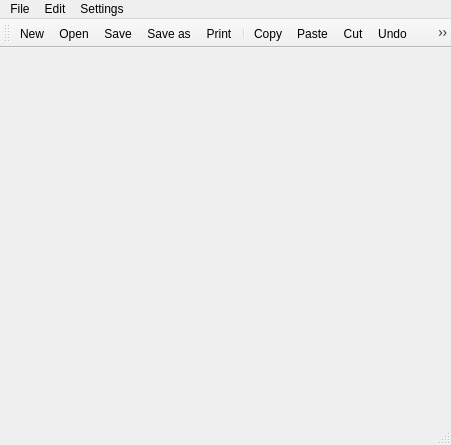
<?xml version="1.0" encoding="UTF-8"?>
<ui version="4.0">
 <class>MainWindow</class>
 <widget class="QMainWindow" name="MainWindow">
  <property name="geometry">
   <rect>
    <x>0</x>
    <y>0</y>
    <width>451</width>
    <height>445</height>
   </rect>
  </property>
  <property name="windowTitle">
   <string>MainWindow</string>
  </property>
  <property name="autoFillBackground">
   <bool>false</bool>
  </property>
  <widget class="QWidget" name="centralWidget">
   <widget class="QTabWidget" name="tabWidget">
    <property name="geometry">
     <rect>
      <x>0</x>
      <y>0</y>
      <width>451</width>
      <height>361</height>
     </rect>
    </property>
    <property name="autoFillBackground">
     <bool>true</bool>
    </property>
    <property name="documentMode">
     <bool>true</bool>
    </property>
    <property name="tabsClosable">
     <bool>true</bool>
    </property>
    <property name="movable">
     <bool>true</bool>
    </property>
    <property name="tabBarAutoHide">
     <bool>true</bool>
    </property>
   </widget>
  </widget>
  <widget class="QMenuBar" name="menuBar">
   <property name="geometry">
    <rect>
     <x>0</x>
     <y>0</y>
     <width>451</width>
     <height>21</height>
    </rect>
   </property>
   <widget class="QMenu" name="menuFile">
    <property name="title">
     <string>File</string>
    </property>
    <addaction name="actionNew"/>
    <addaction name="actionOpen"/>
    <addaction name="actionSave"/>
    <addaction name="actionSave_as"/>
    <addaction name="actionPrint"/>
    <addaction name="separator"/>
    <addaction name="actionExit_2"/>
   </widget>
   <widget class="QMenu" name="menuEdit">
    <property name="title">
     <string>Edit</string>
    </property>
    <addaction name="actionCopy"/>
    <addaction name="actionPaste"/>
    <addaction name="actionCut"/>
    <addaction name="actionUndo"/>
    <addaction name="actionRedo"/>
    <addaction name="separator"/>
    <addaction name="actionFont"/>
   </widget>
   <widget class="QMenu" name="menuSettings">
    <property name="title">
     <string>Settings</string>
    </property>
   </widget>
   <addaction name="menuFile"/>
   <addaction name="menuEdit"/>
   <addaction name="menuSettings"/>
  </widget>
  <widget class="QToolBar" name="mainToolBar">
   <attribute name="toolBarArea">
    <enum>TopToolBarArea</enum>
   </attribute>
   <attribute name="toolBarBreak">
    <bool>false</bool>
   </attribute>
   <addaction name="actionNew"/>
   <addaction name="actionOpen"/>
   <addaction name="actionSave"/>
   <addaction name="actionSave_as"/>
   <addaction name="actionPrint"/>
   <addaction name="separator"/>
   <addaction name="actionCopy"/>
   <addaction name="actionPaste"/>
   <addaction name="actionCut"/>
   <addaction name="actionUndo"/>
   <addaction name="actionRedo"/>
   <addaction name="actionFont"/>
   <addaction name="separator"/>
   <addaction name="actionExit_2"/>
  </widget>
  <widget class="QStatusBar" name="statusBar"/>
  <action name="actionNew">
   <property name="icon">
    <iconset resource="resources.qrc">
     <normaloff>:/imgs/imgs/addfile.png</normaloff>:/imgs/imgs/addfile.png</iconset>
   </property>
   <property name="text">
    <string>New</string>
   </property>
   <property name="shortcut">
    <string>Ctrl+N</string>
   </property>
  </action>
  <action name="actionOpen">
   <property name="icon">
    <iconset resource="resources.qrc">
     <normaloff>:/imgs/imgs/opened.png</normaloff>:/imgs/imgs/opened.png</iconset>
   </property>
   <property name="text">
    <string>Open</string>
   </property>
   <property name="shortcut">
    <string>Ctrl+O</string>
   </property>
  </action>
  <action name="actionSave">
   <property name="icon">
    <iconset resource="resources.qrc">
     <normaloff>:/imgs/imgs/save.png</normaloff>:/imgs/imgs/save.png</iconset>
   </property>
   <property name="text">
    <string>Save</string>
   </property>
   <property name="shortcut">
    <string>Ctrl+S</string>
   </property>
  </action>
  <action name="actionSave_as">
   <property name="icon">
    <iconset resource="resources.qrc">
     <normaloff>:/imgs/imgs/saveas.png</normaloff>:/imgs/imgs/saveas.png</iconset>
   </property>
   <property name="text">
    <string>Save as</string>
   </property>
   <property name="shortcut">
    <string>Ctrl+Alt+S</string>
   </property>
  </action>
  <action name="actionPrint">
   <property name="icon">
    <iconset resource="resources.qrc">
     <normaloff>:/imgs/imgs/printer (1).png</normaloff>:/imgs/imgs/printer (1).png</iconset>
   </property>
   <property name="text">
    <string>Print</string>
   </property>
   <property name="shortcut">
    <string>Ctrl+P</string>
   </property>
  </action>
  <action name="actionExit_2">
   <property name="icon">
    <iconset resource="resources.qrc">
     <normaloff>:/imgs/imgs/exit.png</normaloff>:/imgs/imgs/exit.png</iconset>
   </property>
   <property name="text">
    <string>Exit</string>
   </property>
  </action>
  <action name="actionCopy">
   <property name="icon">
    <iconset resource="resources.qrc">
     <normaloff>:/imgs/imgs/copy.png</normaloff>:/imgs/imgs/copy.png</iconset>
   </property>
   <property name="text">
    <string>Copy</string>
   </property>
   <property name="shortcut">
    <string>Ctrl+C</string>
   </property>
  </action>
  <action name="actionPaste">
   <property name="icon">
    <iconset resource="resources.qrc">
     <normaloff>:/imgs/imgs/paste.png</normaloff>:/imgs/imgs/paste.png</iconset>
   </property>
   <property name="text">
    <string>Paste</string>
   </property>
   <property name="shortcut">
    <string>Ctrl+P</string>
   </property>
  </action>
  <action name="actionCut">
   <property name="icon">
    <iconset resource="resources.qrc">
     <normaloff>:/imgs/imgs/scissors (1).png</normaloff>:/imgs/imgs/scissors (1).png</iconset>
   </property>
   <property name="text">
    <string>Cut</string>
   </property>
   <property name="shortcut">
    <string>Ctrl+X</string>
   </property>
  </action>
  <action name="actionUndo">
   <property name="icon">
    <iconset resource="resources.qrc">
     <normaloff>:/imgs/imgs/undo.png</normaloff>:/imgs/imgs/undo.png</iconset>
   </property>
   <property name="text">
    <string>Undo</string>
   </property>
   <property name="shortcut">
    <string>Ctrl+Z</string>
   </property>
  </action>
  <action name="actionRedo">
   <property name="icon">
    <iconset resource="resources.qrc">
     <normaloff>:/imgs/imgs/redo.png</normaloff>:/imgs/imgs/redo.png</iconset>
   </property>
   <property name="text">
    <string>Redo</string>
   </property>
   <property name="shortcut">
    <string>Ctrl+Y</string>
   </property>
  </action>
  <action name="actionFont">
   <property name="icon">
    <iconset resource="resources.qrc">
     <normaloff>:/imgs/imgs/font.png</normaloff>:/imgs/imgs/font.png</iconset>
   </property>
   <property name="text">
    <string>Font</string>
   </property>
  </action>
 </widget>
 <layoutdefault spacing="6" margin="11"/>
 <resources>
  <include location="resources.qrc"/>
 </resources>
 <connections/>
</ui>
